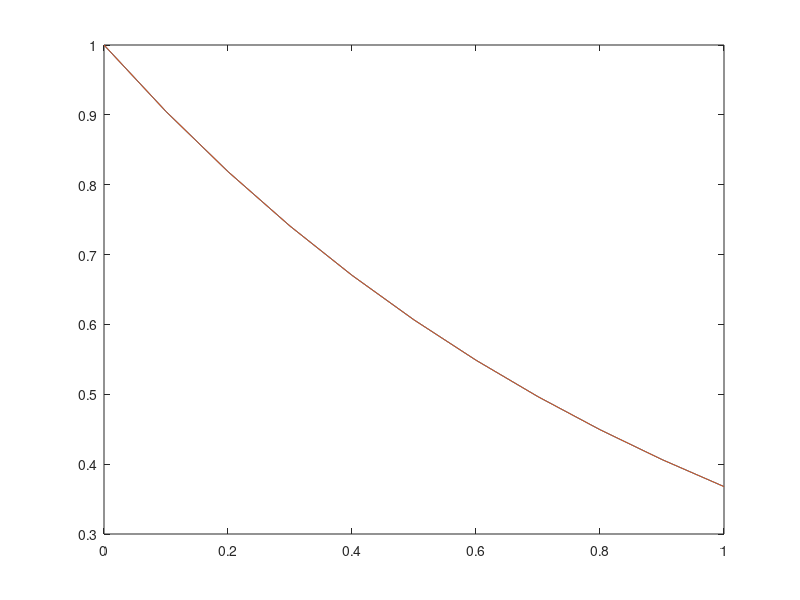

Write the MATLAB code that produced this figure.
# L4Z1 Klasyczna Metoda Runge - Kutty

# y_(n+1) = y_n + hf(t_n, y_n)

# y' = -y, y(0) = 1

f = @(t,y) - y;
T = 1;
h = 0.1;
t = 0:h:T;
y = zeros(size(t));
y(1) = 1;

for n = 1:length(y) - 1
  k1 = f(t(n), y(n));
  k2 = f(t(n) + 1/2 * h, y(n) + 1/2 * h * k1);
  k3 = f(t(n) + 1/2 * h, y(n) + 1/2 * h * k2);
  k4 = f(t(n+1), y(n) + h * k3);
  y(n+1) = y(n) + 1/6 * h * (k1 + 2 *k2 + 2* k3 + k4);
end

plot(t,y)
hold on
plot(t, exp(-t));
